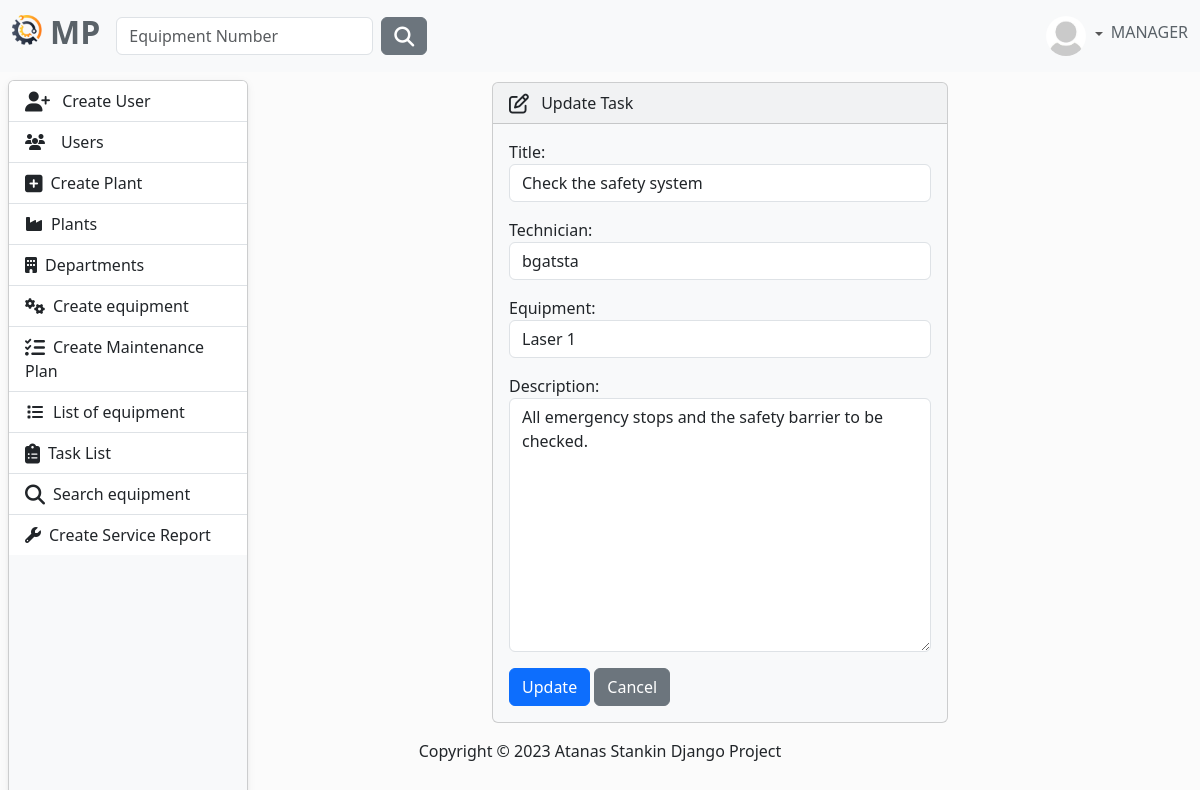
/task/update/19/ (signed in), run on the app's committed database.
### MaintenancePlanner/accounts/models.py (models this page shows, shortened)
class AppUser(AbstractUser, PermissionsMixin):
    username = models.CharField(
        max_length=30,
        validators=[
            MinLengthValidator(4),
        ],
        unique=True,
    )
    first_name = models.CharField(
        max_length=30,
        validators=[
            MinLengthValidator(2),
            user_name_validator,
        ]
    )
    last_name = models.CharField(
        max_length=30,
        validators=[
            MinLengthValidator(2),
            user_name_validator,
        ]
    )
    email = models.EmailField(unique=True)
    class Role(models.TextChoices):
        MANAGER = "MANAGER", 'Manager'
        SUPERVISOR = "SUPERVISOR", 'Supervisor'
        OPERATOR = "OPERATOR", 'Operator'
    role = models.CharField(max_length=50, choices=Role.choices)

class Profile(models.Model):
    user = models.OneToOneField(AppUser, on_delete=models.CASCADE)
    image = models.ImageField(
        default='images/default.jpg',
        null=True,
        blank=True,
        upload_to='images/'
    )

### MaintenancePlanner/task/models.py (models this page shows, shortened)
class Task(models.Model):
    technician = models.ForeignKey(UserModel, on_delete=models.CASCADE)
    equipment = models.ForeignKey(
        to=Equipment,
        on_delete=models.CASCADE,
    )
    title = models.CharField(
        max_length=256,
    )
    description = models.TextField(null=True, blank=True)
    complete = models.BooleanField(default=False)
    created_on = models.DateField(auto_now_add=True)
    class Meta:
        ordering = ['complete']

### MaintenancePlanner/equipment/models.py (models this page shows)
class Equipment(models.Model):
    description = models.CharField(
        max_length=50,
        validators=[equipment_name_validator],
    )
    type = models.CharField(
        max_length=30,
        choices=TYPE_OF_EQUIPMENT
    )
    acquisition_date = models.DateField(
        blank=True,
        null=True,
        verbose_name='Acquisition Date',
    )
    acquisition_value = models.FloatField(
        blank=True,
        null=True,
        verbose_name='Acquisition Value',
    )
    currency_code = models.CharField(
        max_length=10,
        choices=CURRENCY_CHOICES,
        default='EUR',
    )
    year_of_manufacture = models.PositiveIntegerField(
        verbose_name='Year of Manufacture',
        null=True,
        blank=True,
    )
    manufacturer = models.CharField(
        max_length=30,
        blank=True,
        null=True,
    )
    model_number = models.CharField(
        max_length=30,
        blank=True,
        null=True,
        verbose_name='Model Number'
    )
    part_number = models.CharField(
        max_length=30,
        blank=True,
        null=True,
        verbose_name='Manufacturer Part Number',
    )
    serial_number = models.CharField(
        max_length=30,
        blank=True,
        null=True,
        verbose_name='Manufacturer Serial Number',
    )
    plant = models.ForeignKey(
        to=Plant,
        on_delete=models.CASCADE)
    department = models.ForeignKey(
        to=Department,
        on_delete=models.CASCADE)
    def __str__(self):
        return self.description

### MaintenancePlanner/task/views.py (the view)
# urls.py: path('update/<int:pk>/', UpdateTask.as_view(), name='update-task'),
class UpdateTask(LoginRequiredMixin, AllowedUsersMixin, UpdateView):
    allowed_roles = ['MANAGER', 'SUPERVISOR']
    template_name = 'update-task.html'
    model = Task
    form_class = UpdateTaskForm
    success_url = reverse_lazy('all-tasks')

### MaintenancePlanner/task/forms.py
class UpdateTaskForm(forms.ModelForm):
    class Meta:
        model = Task
        fields = ['title', 'technician', 'equipment', 'description']
        widgets = {
            'title': forms.TextInput(attrs={'class': 'form-control'}),
            'technician': forms.Select(attrs={'class': 'form-control'}),
            'equipment': forms.Select(attrs={'class': 'form-control'}),
            'description': forms.Textarea(attrs={'class': 'form-control'}),
        }

### MaintenancePlanner/accounts/mixins.py (called while the page is built)
    def dispatch(self, request, *args, **kwargs):
        if request.user.role in self.allowed_roles:
            return super().dispatch(request, *args, **kwargs)
        else:
            return redirect('home-page')

### MaintenancePlanner/task/templates/update-task.html (shortened to what this page needs)
{% extends 'base.html' %}
{% load crispy_forms_filters %}
{% block content %}
    <div class="row justify-content-center">
            <div class="col-6">
                <div class="card bg-light mb-3" style="max-width: 200rem;">
                  <div class="card-header">
                      <i class="fa-regular fa-pen-to-square fa-lg me-2"></i> Update Task
                  </div>
                  <div class="card-body">
                      <form action="" method="POST">
                          {{ form.as_p }}
                          <button type="submit" class="btn btn-primary">Update</button>
                          <a href="{% url 'all-tasks' %}" class="btn btn-secondary">Cancel</a>
                      </form>
                  </div>
            </div>
            </div>
        </div>
{% endblock %}

### templates/partials/navbar.html (shortened to what this page needs)
{% load static %}
<nav class="navbar navbar-expand-lg bg-light fixed-top" data-bs-theme="light">
    <div class="container-fluid">
        <a class="navbar-brand" href="{% url 'home-page' %}">
            <ul class="navbar-nav ms-auto d-flex flex-row">
                <li><img class="logo me-2" src="{% static 'img/logo.png' %}" alt="logo" height="30"></li>
                <li><h2 style="color: #5a6268; font-weight: bold">MP</h2></li>
            </ul>
        </a>
        <div class="collapse navbar-collapse" id="navbarColor01">
            {% if user.is_authenticated %}
                <form class="d-flex" method=POST action="{% url 'search-equipment' %}">
                    <input class="form-control me-sm-2" type="search" placeholder="Equipment Number"
                           name="number">
                    <button class="btn btn-secondary my-2 my-sm-0" type="submit"><i
                            class="fa-solid fa-magnifying-glass fa-lg"></i></button>
                </form>
            {% endif %}
            <ul class="navbar-nav ms-auto d-flex flex-row">
                {% if not request.user.is_authenticated %}
                    <li class="nav-item">
                        <a class="nav-link" href="{% url 'login' %}"><i
                                class="fa-solid fa-right-to-bracket fa-lg me-2"></i>Sig In
                        </a>
                    </li>
                {% else %}
                    <li class="nav-item dropdown d-flex align-items-center">
                        <div class="btn-group dropdown">
                            <a class="nav-link dropdown-toggle" data-bs-toggle="dropdown" href="#" role="button"
                               aria-haspopup="true" aria-expanded="false">
                                {% if user.profile.image %}
                                    <img src="{{ user.profile.image.url }}" class="rounded-circle" height="40"
                                         loading="lazy"/>
                                {% else %}
                                    <img src="{% static 'img/profile-img.png' %}" class="rounded-circle" height="40"
                                         loading="lazy"/>
                                {% endif %}
                            </a>
                        </div>
                        <h6 style="color: #5a6268">{{ request.user.role }}</h6>
                    </li>
                {% endif %}
            </ul>
        </div>
    </div>
</nav>

### static/css/body.css (style rules this page uses)
body { background-color: #fbfbfb; }

### data on the page
AppUser: profile.image (placeholder picture), user.role "MANAGER"
Task: title "Check the safety system", technician "bgatsta", equipment "Laser 1"
Equipment: description "All emergency stops and the safety barrier to be checked."
